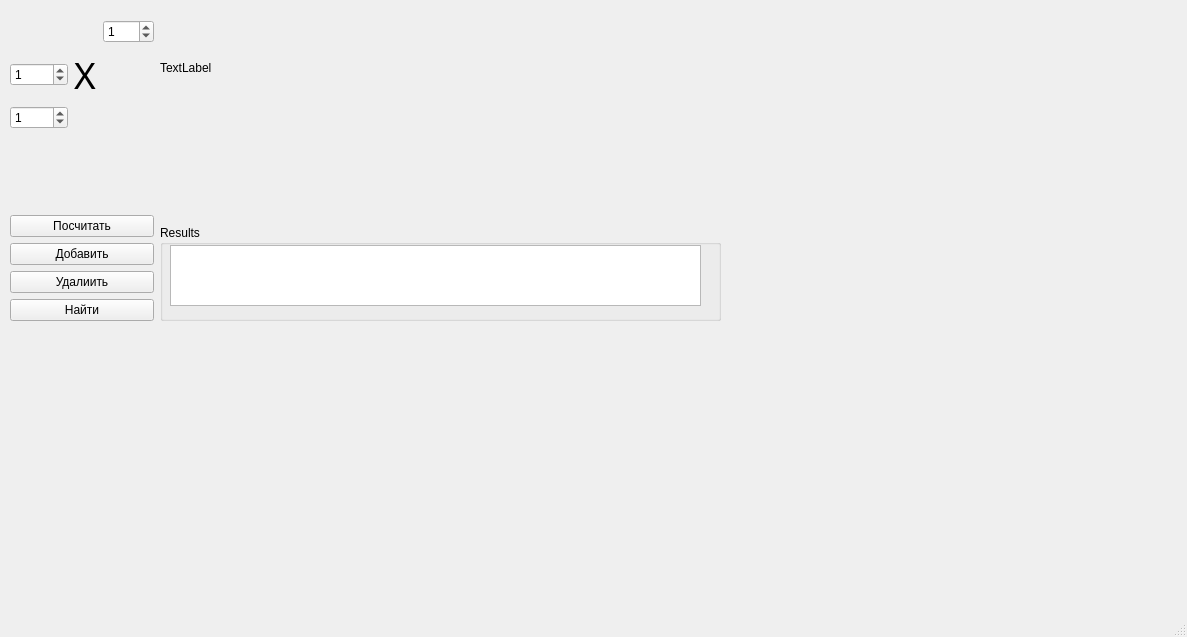
<?xml version="1.0" encoding="UTF-8"?>
<ui version="4.0">
 <class>MainWindow</class>
 <widget class="QMainWindow" name="MainWindow">
  <property name="geometry">
   <rect>
    <x>0</x>
    <y>0</y>
    <width>1187</width>
    <height>637</height>
   </rect>
  </property>
  <property name="windowTitle">
   <string>MainWindow</string>
  </property>
  <widget class="QWidget" name="centralwidget">
   <widget class="QWidget" name="">
    <property name="geometry">
     <rect>
      <x>160</x>
      <y>20</y>
      <width>561</width>
      <height>301</height>
     </rect>
    </property>
    <layout class="QVBoxLayout" name="verticalLayout_3">
     <item>
      <widget class="QLabel" name="listText">
       <property name="text">
        <string>TextLabel</string>
       </property>
      </widget>
     </item>
     <item>
      <layout class="QHBoxLayout" name="horizontalLayout">
       <item>
        <widget class="QLabel" name="label_4">
         <property name="maximumSize">
          <size>
           <width>100</width>
           <height>100</height>
          </size>
         </property>
         <property name="text">
          <string/>
         </property>
         <property name="pixmap">
          <pixmap>../../../../../Users/frost/Downloads/EiOkw-fweHQ.jpg</pixmap>
         </property>
         <property name="scaledContents">
          <bool>true</bool>
         </property>
        </widget>
       </item>
       <item>
        <widget class="QLabel" name="label_3">
         <property name="maximumSize">
          <size>
           <width>100</width>
           <height>100</height>
          </size>
         </property>
         <property name="text">
          <string/>
         </property>
         <property name="pixmap">
          <pixmap>../../../../../Users/frost/Downloads/y07Nr-6LR58.jpg</pixmap>
         </property>
         <property name="scaledContents">
          <bool>true</bool>
         </property>
        </widget>
       </item>
       <item>
        <widget class="QLabel" name="label_6">
         <property name="maximumSize">
          <size>
           <width>100</width>
           <height>100</height>
          </size>
         </property>
         <property name="text">
          <string/>
         </property>
         <property name="pixmap">
          <pixmap>../../../../../Users/frost/Downloads/6-U25hiPkBQ.jpg</pixmap>
         </property>
         <property name="scaledContents">
          <bool>true</bool>
         </property>
        </widget>
       </item>
       <item>
        <widget class="QLabel" name="label_5">
         <property name="maximumSize">
          <size>
           <width>100</width>
           <height>100</height>
          </size>
         </property>
         <property name="text">
          <string/>
         </property>
         <property name="pixmap">
          <pixmap>../../../../../Users/frost/Downloads/Ta_2EM0_yPU.jpg</pixmap>
         </property>
         <property name="scaledContents">
          <bool>true</bool>
         </property>
        </widget>
       </item>
       <item>
        <widget class="QLabel" name="label_2">
         <property name="maximumSize">
          <size>
           <width>100</width>
           <height>100</height>
          </size>
         </property>
         <property name="text">
          <string/>
         </property>
         <property name="pixmap">
          <pixmap>../../../../../Users/frost/Downloads/-D9OkEkr_Fg.jpg</pixmap>
         </property>
         <property name="scaledContents">
          <bool>true</bool>
         </property>
        </widget>
       </item>
      </layout>
     </item>
     <item>
      <widget class="QGroupBox" name="groupBox">
       <property name="title">
        <string>Results</string>
       </property>
       <widget class="QTextBrowser" name="resultsBrowser">
        <property name="geometry">
         <rect>
          <x>10</x>
          <y>20</y>
          <width>531</width>
          <height>61</height>
         </rect>
        </property>
       </widget>
      </widget>
     </item>
    </layout>
   </widget>
   <widget class="QWidget" name="">
    <property name="geometry">
     <rect>
      <x>10</x>
      <y>20</y>
      <width>144</width>
      <height>301</height>
     </rect>
    </property>
    <layout class="QVBoxLayout" name="verticalLayout_2">
     <item>
      <layout class="QGridLayout" name="gridLayout">
       <item row="0" column="2">
        <widget class="QSpinBox" name="degreeSpinBox">
         <property name="minimum">
          <number>-100</number>
         </property>
         <property name="maximum">
          <number>100</number>
         </property>
         <property name="value">
          <number>1</number>
         </property>
        </widget>
       </item>
       <item row="1" column="1">
        <widget class="QLabel" name="label">
         <property name="font">
          <font>
           <family>Script</family>
           <pointsize>28</pointsize>
          </font>
         </property>
         <property name="text">
          <string>X</string>
         </property>
        </widget>
       </item>
       <item row="1" column="0">
        <widget class="QSpinBox" name="valueSpinBox">
         <property name="minimum">
          <number>-1000</number>
         </property>
         <property name="maximum">
          <number>1000</number>
         </property>
         <property name="value">
          <number>1</number>
         </property>
        </widget>
       </item>
       <item row="2" column="0">
        <widget class="QSpinBox" name="degreeSpinBox_2">
         <property name="minimum">
          <number>-100</number>
         </property>
         <property name="maximum">
          <number>100</number>
         </property>
         <property name="value">
          <number>1</number>
         </property>
        </widget>
       </item>
      </layout>
     </item>
     <item>
      <spacer name="verticalSpacer">
       <property name="orientation">
        <enum>Qt::Vertical</enum>
       </property>
       <property name="sizeHint" stdset="0">
        <size>
         <width>20</width>
         <height>40</height>
        </size>
       </property>
      </spacer>
     </item>
     <item>
      <widget class="QPushButton" name="addButton_2">
       <property name="autoFillBackground">
        <bool>false</bool>
       </property>
       <property name="text">
        <string>Посчитать</string>
       </property>
      </widget>
     </item>
     <item>
      <layout class="QVBoxLayout" name="verticalLayout">
       <item>
        <widget class="QPushButton" name="addButton">
         <property name="text">
          <string>Добавить</string>
         </property>
        </widget>
       </item>
       <item>
        <widget class="QPushButton" name="deleteButton">
         <property name="text">
          <string>Удалиить</string>
         </property>
         <property name="autoDefault">
          <bool>false</bool>
         </property>
         <property name="default">
          <bool>false</bool>
         </property>
         <property name="flat">
          <bool>false</bool>
         </property>
        </widget>
       </item>
       <item>
        <widget class="QPushButton" name="findButton">
         <property name="text">
          <string>Найти</string>
         </property>
        </widget>
       </item>
      </layout>
     </item>
    </layout>
   </widget>
   <widget class="QWidget" name="">
    <property name="geometry">
     <rect>
      <x>0</x>
      <y>0</y>
      <width>2</width>
      <height>2</height>
     </rect>
    </property>
    <layout class="QVBoxLayout" name="verticalLayout_3"/>
   </widget>
  </widget>
  <widget class="QMenuBar" name="menubar">
   <property name="geometry">
    <rect>
     <x>0</x>
     <y>0</y>
     <width>1187</width>
     <height>22</height>
    </rect>
   </property>
  </widget>
  <widget class="QStatusBar" name="statusbar"/>
 </widget>
 <resources/>
 <connections/>
</ui>
